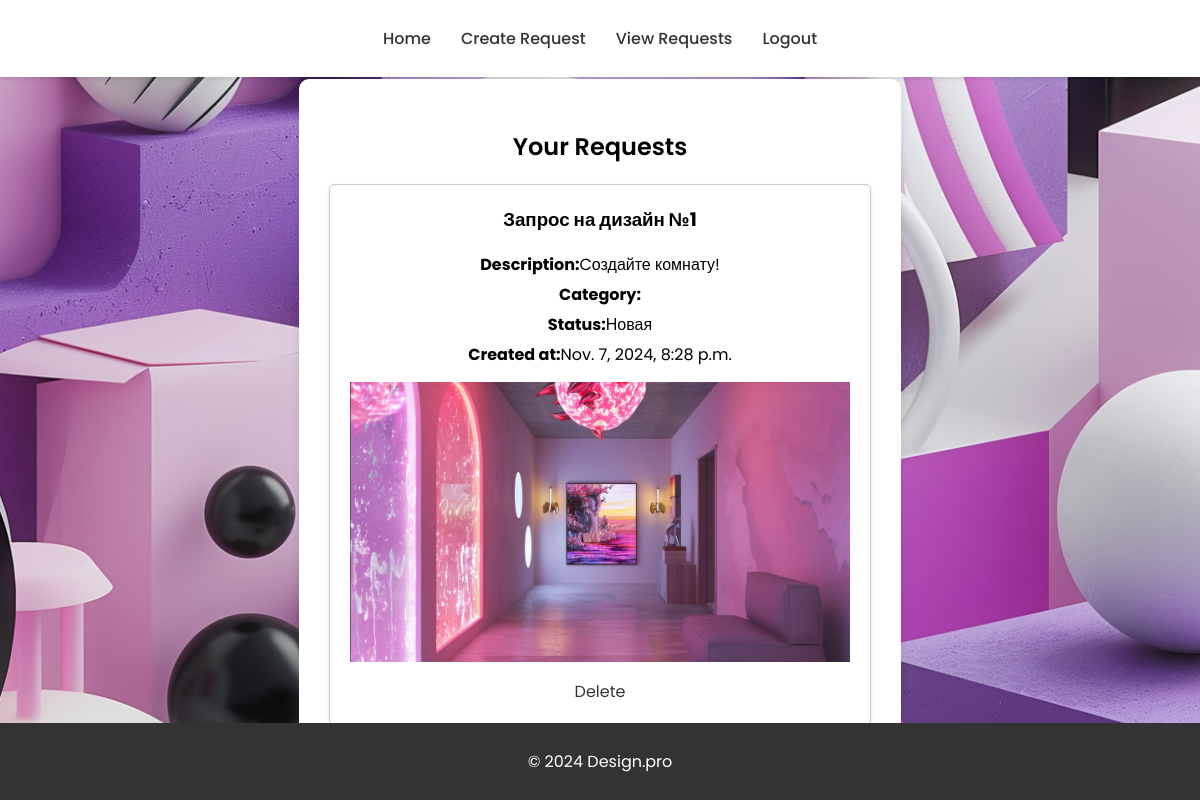
Page /view_requests/ (signed in) on the earlier database version.
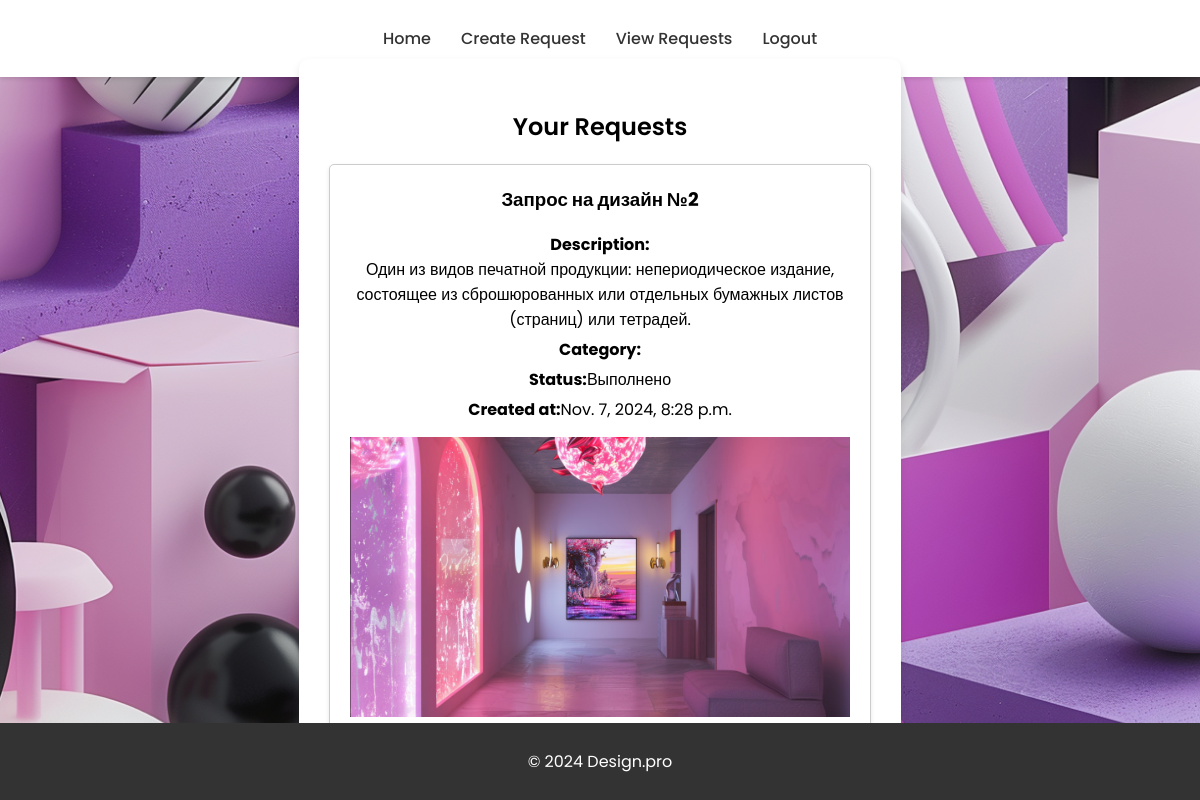
Same page on the later database version.
### main/models.py (models this page shows)
class Request(models.Model):
    STATUS_CHOICES = [
        ('Новая', 'Новая'),
        ('Принято в работу', 'Принято в работу'),
        ('Выполнено', 'Выполнено'),
    ]
    user = models.ForeignKey(User, on_delete=models.CASCADE)
    title = models.CharField(max_length=255)
    description = models.TextField()
    category = models.ForeignKey(Category, on_delete=models.CASCADE)
    image = models.ImageField(upload_to='images/')
    status = models.CharField(max_length=20, choices=STATUS_CHOICES, default='Новая')
    created_at = models.DateTimeField(auto_now_add=True)

### main/views.py (the view)
# urls.py: path('view_requests/', view_requests, name='view_requests'),
@login_required
def view_requests(request):
    requests = Request.objects.filter(user=request.user).order_by('-created_at')
    return render(request, 'view_requests.html', {'requests': requests})

### main/templates/view_requests.html (shortened to what this page needs)
{% extends 'base.html' %}
{% block content %}
<div class="wrapper fadeInDown">
  <div id="formContent">
    <h2 class="active">Your Requests</h2>
    {% if requests %}
      <div class="requests-list">
        {% for request in requests %}
          <div class="request-item">
            <h3>{{ request.title }}</h3>
            <p><strong>Description:</strong> {{ request.description }}</p>
            <p><strong>Category:</strong> {{ request.category.name }}</p>
            <p><strong>Status:</strong> {{ request.status }}</p>
            <p><strong>Created at:</strong> {{ request.created_at }}</p>
            {% if request.image %}
              <img src="{{ request.image.url }}" alt="Request Image" class="request-image">
            {% endif %}
            {% if request.status == 'Новая' %}
              <a href="{% url 'delete_request' request.id %}" class="underlineHover">Delete</a>
            {% endif %}
          </div>
        {% endfor %}
      </div>
    {% else %}
      <p>No requests found.</p>
    {% endif %}
  </div>
</div>
{% endblock %}

Differences in the rows shown:
changed Request: title "Запрос на дизайн №1" → "Запрос на дизайн №2"; description "Cоздайте комнату!" → "Один из видов печатной продукции: непериодическое издание, состоящее из сброшюрованных или отдельных бумажных листов (страниц) или тетрадей."; status "Новая" → "Выполнено"; no longer shows "Delete"
